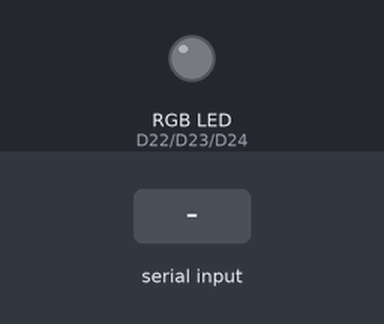
The sketch below on a simulated Arduino Nano 33 BLE. On the bench: an RGB LED mixed from three pins (HIGH = lit). The test bench sets the inputs (shaded band).

Above: at 1.2 s.
1.3 s: "90,45,200," received over Serial
At 2.6 s:
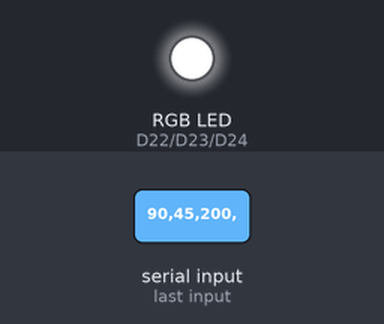
3.8 s: "90,45," received over Serial
At 5.8 s:
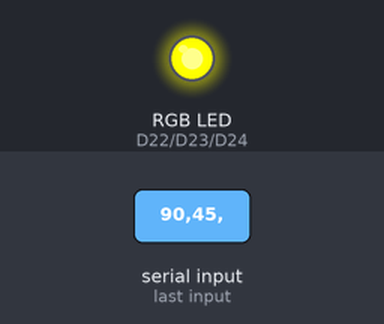
6.3 s: "5," received over Serial
At 9.1 s:
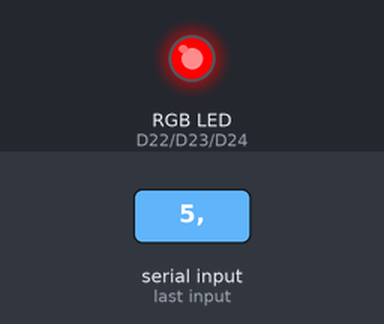
9.3 s: "30,150,10," received over Serial
At 11.2 s:
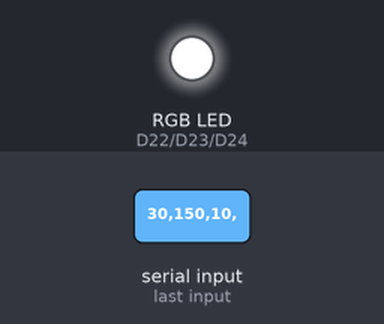
11.8 s: "30,150," received over Serial
At 13.1 s:
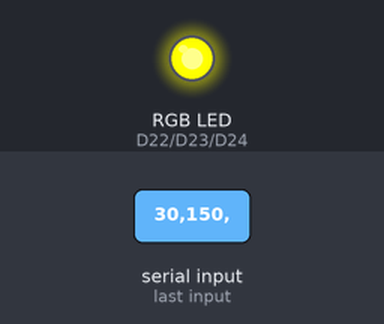
Timing chart, 0 to 14.8 s (numbered marks = the images above; inputs shaded):
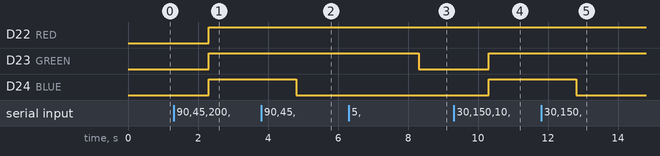

Measured:
- after the input at 1.3 s, D22 (RED), D23 (GREEN), D24 (BLUE): LOW → HIGH after 1.0 s
- after the input at 3.8 s, D24 (BLUE): HIGH → LOW after 1.0 s
- after the input at 6.3 s, D23 (GREEN): HIGH → LOW after 2.0 s
- after the input at 9.3 s, D23 (GREEN), D24 (BLUE): LOW → HIGH after 1.0 s
- after the input at 11.8 s, D24 (BLUE): HIGH → LOW after 1.0 s

The sketch:

sketch.ino
```cpp
#include "Arduino.h"
#include <Arduino_APDS9960.h>

//RGB LED Pins
#define RED 22
#define BLUE 24
#define GREEN 23

void setup()
{
    pinMode(RED, OUTPUT);
    pinMode(GREEN, OUTPUT);
    pinMode(BLUE, OUTPUT);

    Serial.begin(115200);
    APDS.begin();
}

void loop()
{
    //Read gestures from sensor and send to serial / browser
    if (APDS.gestureAvailable()) {
      int gesture = APDS.readGesture();
      Serial.println(gesture);
    }

    //Read incoming rgb color from serial / browser (format: 0,0,1)
    if (Serial.available())
    {
      String redValue = Serial.readStringUntil(',');
      String greenValue = Serial.readStringUntil(',');
      String blueValue = Serial.readStringUntil('\n');
      digitalWrite(RED, redValue.toInt());
      digitalWrite(GREEN, greenValue.toInt());
      digitalWrite(BLUE, blueValue.toInt());
    }
}
```
